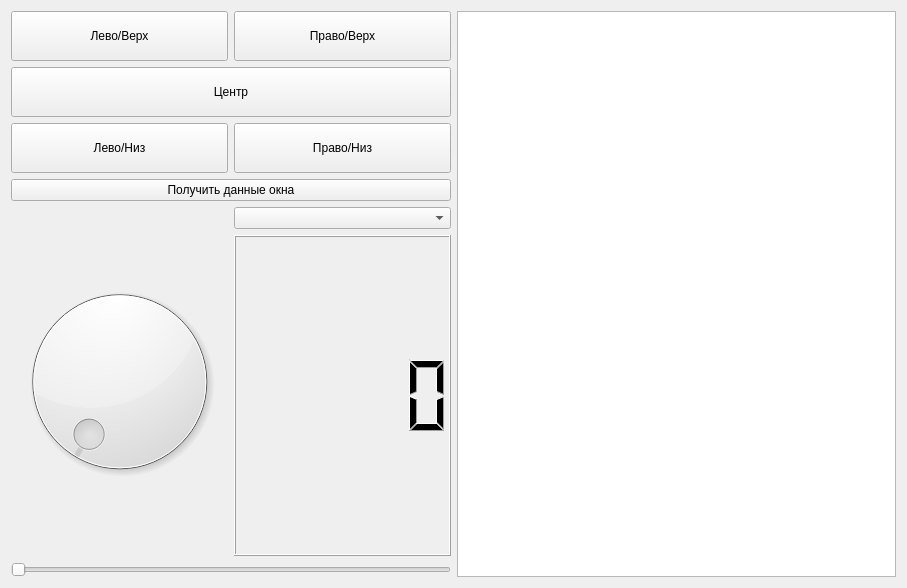
<?xml version="1.0" encoding="UTF-8"?>
<ui version="4.0">
 <class>Form</class>
 <widget class="QWidget" name="Form">
  <property name="geometry">
   <rect>
    <x>0</x>
    <y>0</y>
    <width>907</width>
    <height>588</height>
   </rect>
  </property>
  <property name="minimumSize">
   <size>
    <width>700</width>
    <height>450</height>
   </size>
  </property>
  <property name="windowTitle">
   <string>Form</string>
  </property>
  <layout class="QHBoxLayout" name="horizontalLayout_2">
   <item>
    <layout class="QVBoxLayout" name="verticalLayout_2">
     <item>
      <layout class="QVBoxLayout" name="verticalLayout_3">
       <item>
        <layout class="QHBoxLayout" name="horizontalLayout_6">
         <item>
          <widget class="QPushButton" name="pushButtonLT">
           <property name="minimumSize">
            <size>
             <width>0</width>
             <height>50</height>
            </size>
           </property>
           <property name="text">
            <string>Лево/Верх</string>
           </property>
          </widget>
         </item>
         <item>
          <widget class="QPushButton" name="pushButtonRT">
           <property name="minimumSize">
            <size>
             <width>0</width>
             <height>50</height>
            </size>
           </property>
           <property name="text">
            <string>Право/Верх</string>
           </property>
          </widget>
         </item>
        </layout>
       </item>
       <item>
        <widget class="QPushButton" name="pushButtonCenter">
         <property name="minimumSize">
          <size>
           <width>0</width>
           <height>50</height>
          </size>
         </property>
         <property name="text">
          <string>Центр</string>
         </property>
        </widget>
       </item>
       <item>
        <layout class="QHBoxLayout" name="horizontalLayout_5">
         <item>
          <widget class="QPushButton" name="pushButtonLB">
           <property name="minimumSize">
            <size>
             <width>0</width>
             <height>50</height>
            </size>
           </property>
           <property name="text">
            <string>Лево/Низ</string>
           </property>
          </widget>
         </item>
         <item>
          <widget class="QPushButton" name="pushButtonRB">
           <property name="minimumSize">
            <size>
             <width>0</width>
             <height>50</height>
            </size>
           </property>
           <property name="text">
            <string>Право/Низ</string>
           </property>
          </widget>
         </item>
        </layout>
       </item>
       <item>
        <widget class="QPushButton" name="pushButtonGetData">
         <property name="text">
          <string>Получить данные окна</string>
         </property>
        </widget>
       </item>
      </layout>
     </item>
     <item>
      <layout class="QHBoxLayout" name="horizontalLayout">
       <item>
        <widget class="QDial" name="dial">
         <property name="sizePolicy">
          <sizepolicy hsizetype="Preferred" vsizetype="Preferred">
           <horstretch>0</horstretch>
           <verstretch>0</verstretch>
          </sizepolicy>
         </property>
        </widget>
       </item>
       <item>
        <layout class="QVBoxLayout" name="verticalLayout">
         <item>
          <widget class="QComboBox" name="comboBox"/>
         </item>
         <item>
          <widget class="QLCDNumber" name="lcdNumber"/>
         </item>
        </layout>
       </item>
      </layout>
     </item>
     <item>
      <widget class="QSlider" name="horizontalSlider">
       <property name="orientation">
        <enum>Qt::Horizontal</enum>
       </property>
      </widget>
     </item>
    </layout>
   </item>
   <item>
    <widget class="QPlainTextEdit" name="plainTextEdit">
     <property name="minimumSize">
      <size>
       <width>200</width>
       <height>0</height>
      </size>
     </property>
    </widget>
   </item>
  </layout>
 </widget>
 <resources/>
 <connections/>
</ui>
